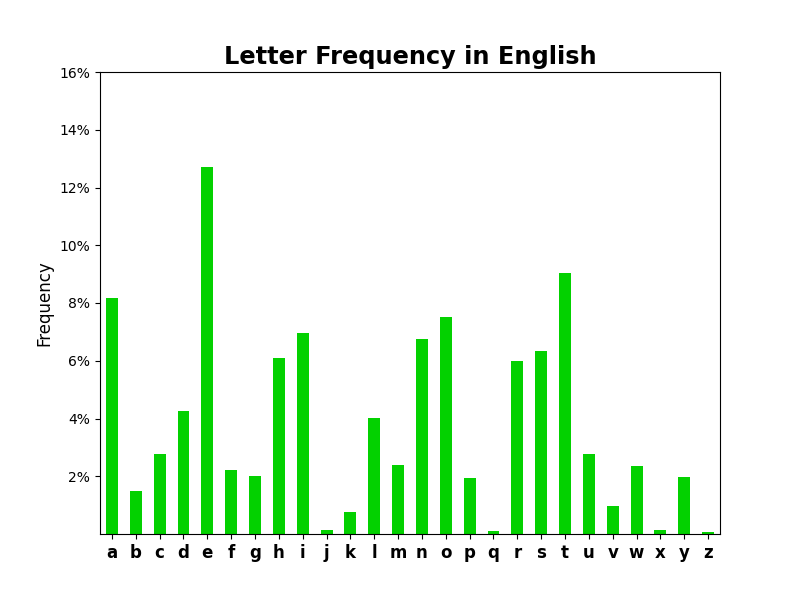

Source code (Python):
import pandas as pd
import matplotlib.pyplot as plt

file = open("C:\\Users\\Yanga\\Datasets\\letter_frequency_latin.xlsx", "rb")
df = pd.read_excel(file)

df.set_index("Letter", inplace=True)

df_eng = df["English"]
df_fre = df["French"]
df_spa = df["Spanish"]
df_ger = df["German"]


plt.figure(figsize=(8,6))
df_eng.plot(kind="bar", color="#03d100")

plt.title("Letter Frequency in English", fontsize="xx-large", weight="bold")
plt.xticks(rotation="horizontal", fontsize="large", weight="bold")
plt.yticks([0.02, 0.04, 0.06, 0.08, 0.10, 0.12, 0.14, 0.16],
           ["2%", "4%", "6%", "8%", "10%", "12%", "14%", "16%"])
plt.xlabel("")
plt.ylabel("Frequency", fontsize="large")

plt.show()
